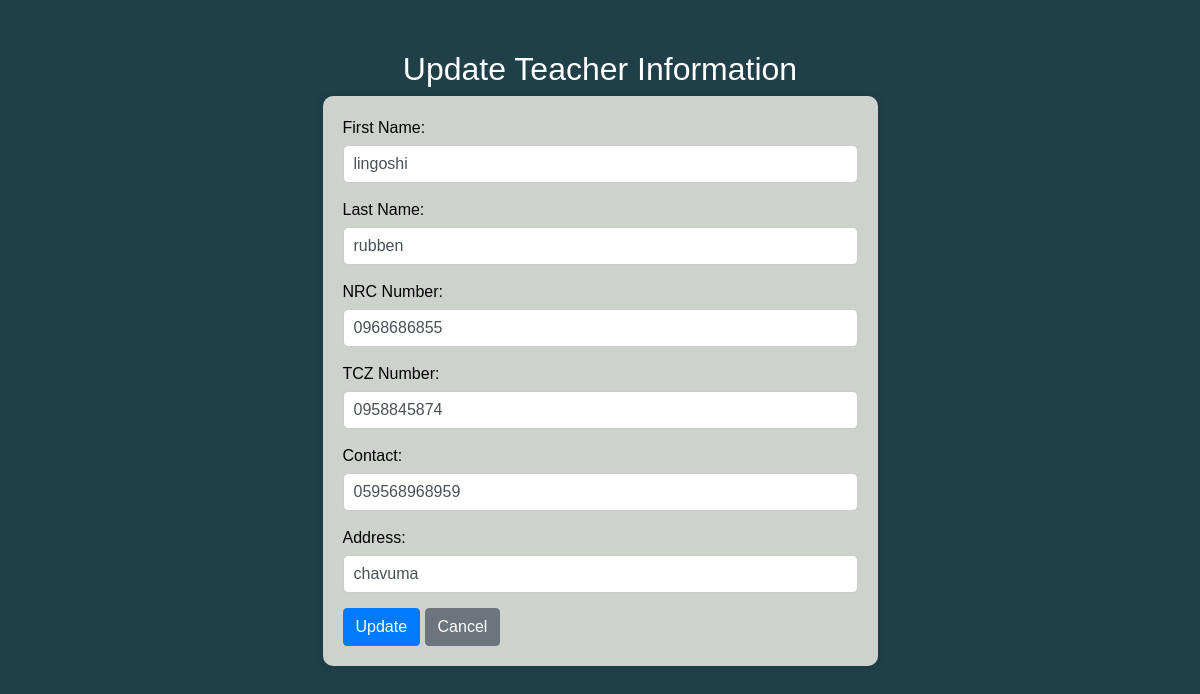
The page /update_teacher.php?id=4 on the database its author committed.
### tables this page shows
CREATE TABLE IF NOT EXISTS `teachers` (
  `id` int NOT NULL AUTO_INCREMENT,
  `firstname` varchar(50) NOT NULL,
  `lastname` varchar(50) NOT NULL,
  `username` varchar(255) NOT NULL,
  `password` varchar(255) NOT NULL,
  `nrc_number` varchar(50) NOT NULL,
  `tcz_number` varchar(50) NOT NULL,
  `contact` varchar(50) NOT NULL,
  `address` varchar(255) NOT NULL,
  `class_id` int DEFAULT NULL,
  `class_ids` varchar(255) DEFAULT NULL,
  `active` tinyint DEFAULT '0',
  PRIMARY KEY (`id`),
  KEY `class_id` (`class_id`)
);

### update_teacher.php (the view, shortened to what this page needs)
<!DOCTYPE html>
<html lang="en">
<head>
    <link href="https://maxcdn.bootstrapcdn.com/bootstrap/4.5.2/css/bootstrap.min.css" rel="stylesheet">
</head>
<body>
<div class="container">
    <div class="form-container">
        <?php
        $servername = "localhost";
        $username = "root";
        $password = "";
        $dbname = "registration";
        $conn = new mysqli($servername, $username, $password, $dbname);
        if ($_SERVER['REQUEST_METHOD'] === 'GET' && isset($_GET['id'])) {
            $teacher_id = $_GET['id'];
            $sql_teacher = "SELECT id, firstname, lastname, nrc_number, tcz_number, contact, address FROM teachers WHERE id = ?";
            $stmt_teacher = $conn->prepare($sql_teacher);
            $stmt_teacher->bind_param("i", $teacher_id);
            $stmt_teacher->execute();
            $stmt_teacher->store_result();
            $stmt_teacher->bind_result($id, $firstname, $lastname, $nrc_number, $tcz_number, $contact, $address);
            if ($stmt_teacher->num_rows > 0) {
                ?>
                <h2 class="text-center">Update Teacher Information</h2>
                <form method="post" action="update_teacher_process.php">
                    <div class="form-group">
                        <label for="firstname">First Name:</label>
                        <input type="text" class="form-control" id="firstname" name="firstname" value="<?php echo $firstname; ?>">
                    </div>
                    <div class="form-group">
                        <label for="lastname">Last Name:</label>
                        <input type="text" class="form-control" id="lastname" name="lastname" value="<?php echo $lastname; ?>">
                    </div>
                    <div class="form-group">
                        <label for="nrc_number">NRC Number:</label>
                        <input type="text" class="form-control" id="nrc_number" name="nrc_number" value="<?php echo $nrc_number; ?>">
                    </div>
                    <div class="form-group">
                        <label for="tcz_number">TCZ Number:</label>
                        <input type="text" class="form-control" id="tcz_number" name="tcz_number" value="<?php echo $tcz_number; ?>">
                    </div>
                    <div class="form-group">
                        <label for="contact">Contact:</label>
                        <input type="text" class="form-control" id="contact" name="contact" value="<?php echo $contact; ?>">
                    </div>
                    <div class="form-group">
                        <label for="address">Address:</label>
                        <input type="text" class="form-control" id="address" name="address" value="<?php echo $address; ?>">
                    </div>
                    <button type="submit" class="btn btn-primary">Update</button>
                    <a href="dashboard.php" class="btn btn-secondary">Cancel</a>
                </form>
                <?php
            } else {
                echo "<div class='alert alert-danger text-center'>Teacher not found.</div>";
            }
        } else {
            echo "<div class='alert alert-danger text-center'>Invalid request.</div>";
        }
        ?>
    </div>
</div>
</body>
</html>

### update_teacher.php (style rules this page uses)
body { background-color: #1F3F49; font-family: Arial, sans-serif; }
.form-container { width: 50%; margin: 0 auto; padding-top: 50px; }
form { background-color: #CED2CC; padding: 20px; border-radius: 10px; box-shadow: 0 0 10px rgba(0, 0, 0, 0.1); }
.form-group { margin-bottom: 15px; }
.form-group label { display: block; margin-bottom: 5px; color: black; }
.form-group input { width: 100%; padding: 10px; border: 1px solid #ccc; border-radius: 5px; }
h2 { color: white; }

### rows shown on the page
teachers: firstname "lingoshi", lastname "rubben", nrc_number "0968686855", tcz_number "0958845874", contact "059568968959", address "chavuma"
